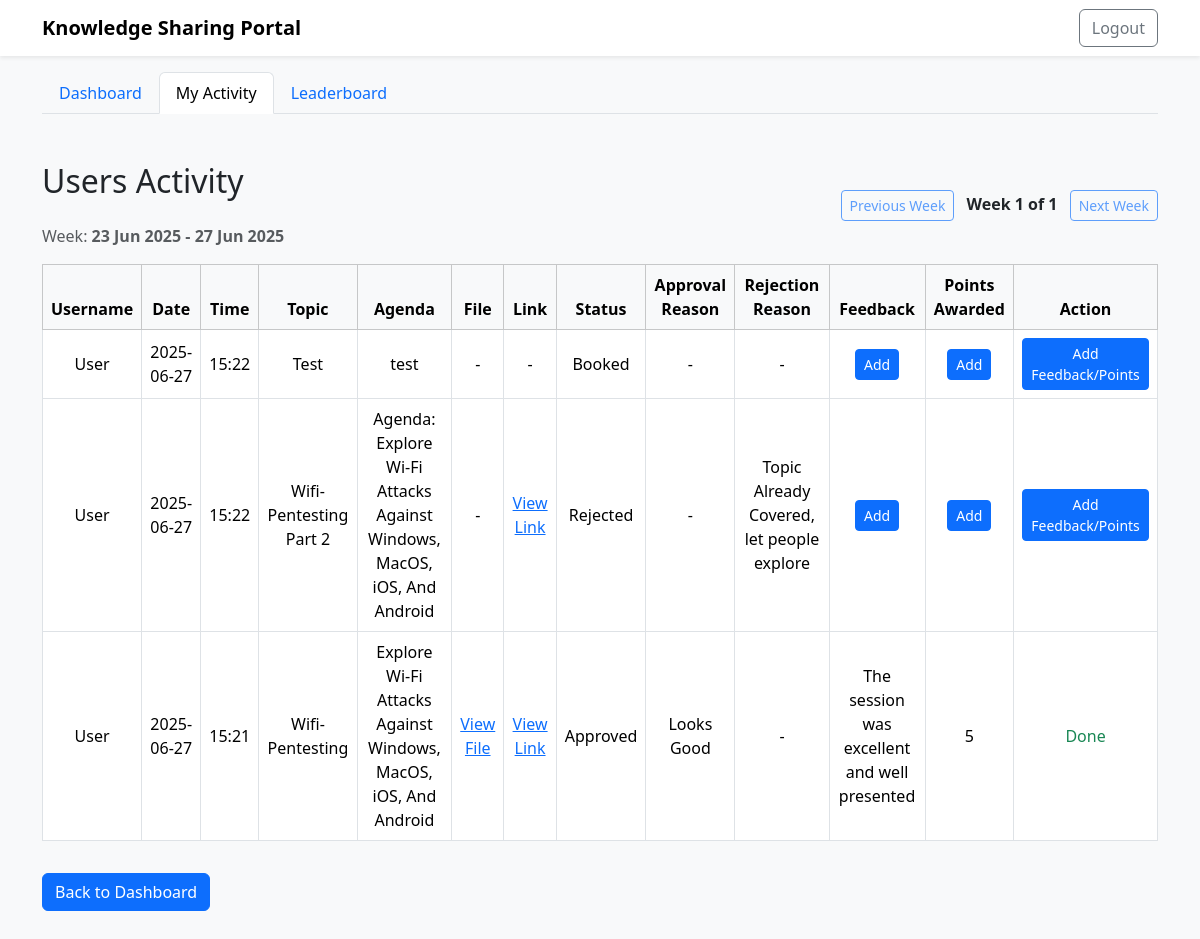
The page /my-activity (signed in) on the database its author committed.
### tables this page shows
CREATE TABLE slot_activity (
        id INTEGER PRIMARY KEY AUTOINCREMENT,
        slot_id INTEGER NOT NULL,
        user_id INTEGER NOT NULL,
        status TEXT NOT NULL,
        approval_reason TEXT,
        rejection_reason TEXT,
        feedback TEXT,
        comments TEXT,
        points_awarded INTEGER,
        topic TEXT,
        agenda TEXT,
        file_path TEXT,
        link TEXT,
        created_at TEXT DEFAULT CURRENT_TIMESTAMP,
        updated_at TEXT DEFAULT CURRENT_TIMESTAMP,
        FOREIGN KEY (slot_id) REFERENCES slots(id),
        FOREIGN KEY (user_id) REFERENCES users(id)
    );

CREATE TABLE users (
        id INTEGER PRIMARY KEY AUTOINCREMENT,
        name TEXT NOT NULL,
        email TEXT UNIQUE NOT NULL,
        password TEXT NOT NULL,
        role TEXT NOT NULL DEFAULT 'user'
    );

### app.py (the view)
@app.route('/my-activity')
@token_required
def my_activity():
    db = get_db()
    user_email = g.get('user')
    user = db.execute('SELECT * FROM users WHERE email = ?', (user_email,)).fetchone()
    is_admin = user['role'] == 'admin'
    if is_admin:
        all_activities = db.execute('''
            SELECT sa.*, u.name as username FROM slot_activity sa
            JOIN users u ON sa.user_id = u.id
            ORDER BY sa.created_at DESC
        ''').fetchall()
    else:
        all_activities = db.execute('''SELECT * FROM slot_activity WHERE user_id = ? ORDER BY created_at DESC''', (user['id'],)).fetchall()
    def get_week_start(dt):
        return dt - timedelta(days=dt.weekday())
    activities_by_week = {}
    for a in all_activities:
        dt = datetime.datetime.strptime(a['created_at'][:10], '%Y-%m-%d')
        week_start = get_week_start(dt)
        if week_start not in activities_by_week:
            activities_by_week[week_start] = []
        activities_by_week[week_start].append(a)
    sorted_weeks = sorted(activities_by_week.keys(), reverse=True)
    week_number = int(request.args.get('week', 0))
    if not sorted_weeks:
        week_dates = []
        activities = []
        total_weeks = 0
    else:
        if week_number < 0 or week_number >= len(sorted_weeks):
            week_number = 0
        week_dates = [sorted_weeks[week_number] + timedelta(days=i) for i in range(5)]
        activities = activities_by_week.get(sorted_weeks[week_number], [])
        total_weeks = len(sorted_weeks)
    return render_template('my_activity.html', user=user, activities=activities, is_admin=is_admin, week_number=week_number, total_weeks=total_weeks, week_dates=week_dates)

### app.py (called while the page is built)
def get_db():
    if 'db' not in g:
        g.db = sqlite3.connect(app.config['DATABASE'])
        g.db.row_factory = sqlite3.Row
    return g.db

def token_required(f):
    @wraps(f)
    def decorated(*args, **kwargs):
        token = request.cookies.get('token')
        if not token:
            return redirect(url_for('login'))
        try:
            data = jwt.decode(token, app.config['SECRET_KEY'], algorithms=["HS256"])
            g.user = data['email']
        except Exception:
            return redirect(url_for('login'))
        return f(*args, **kwargs)
    return decorated

### templates/my_activity.html (shortened to what this page needs)
<!DOCTYPE html>
<html lang="en">
<head>
    <link href="https://cdn.jsdelivr.net/npm/bootstrap@5.3.2/dist/css/bootstrap.min.css" rel="stylesheet">
</head>
<body class="bg-light" style="min-height: 100vh;">
    <nav class="navbar navbar-expand-lg navbar-light bg-white shadow-sm">
        <div class="container">
            <a class="navbar-brand fw-bold" href="/dashboard">Knowledge Sharing Portal</a>
            <div class="d-flex">
                <a href="/logout" class="btn btn-outline-secondary">Logout</a>
            </div>
        </div>
    </nav>
    <div class="container mt-3">
        <ul class="nav nav-tabs">
            <li class="nav-item">
                <a class="nav-link" href="/dashboard">Dashboard</a>
            </li>
            <li class="nav-item">
                <a class="nav-link active" href="/my-activity">My Activity</a>
            </li>
            <li class="nav-item">
                <a class="nav-link" href="/leaderboard">Leaderboard</a>
            </li>
        </ul>
    </div>
    <div class="container py-5">
        <div class="d-flex justify-content-between align-items-center mb-3">
            <div>
                <h2 class="mb-4">{% if is_admin %}Users Activity{% else %}My Activity{% endif %}</h2>
                {% if week_dates and week_dates|length > 0 %}
                <div class="text-muted">
                    Week: <b>{{ week_dates[0].strftime('%d %b %Y') }} - {{ week_dates[-1].strftime('%d %b %Y') }}</b>
                </div>
                {% endif %}
            </div>
            <div>
                <a href="/my-activity?week={{ week_number - 1 }}" class="btn btn-outline-primary btn-sm me-2 {% if week_number == 0 %}disabled{% endif %}">Previous Week</a>
                <span class="fw-bold">Week {{ week_number + 1 }} of {{ total_weeks }}</span>
                <a href="/my-activity?week={{ week_number + 1 }}" class="btn btn-outline-primary btn-sm ms-2 {% if week_number + 1 >= total_weeks %}disabled{% endif %}">Next Week</a>
            </div>
        </div>
        <div class="table-responsive">
            <table class="table table-bordered align-middle text-center bg-white">
                <thead class="table-light">
                    <tr>
                        {% if is_admin %}<th>Username</th>{% endif %}
                        <th>Date</th>
                        <th>Time</th>
                        <th>Topic</th>
                        <th>Agenda</th>
                        <th>File</th>
                        <th>Link</th>
                        <th>Status</th>
                        <th>Approval Reason</th>
                        <th>Rejection Reason</th>
                        <th>Feedback</th>
                        <th>Points Awarded</th>
                        {% if is_admin %}<th>Action</th>{% endif %}
                    </tr>
                </thead>
                <tbody>
                    {% for a in activities %}
                    <tr>
                        {% if is_admin %}<td>{{ a['username'] }}</td>{% endif %}
                        <td>{{ a['created_at'][:10] }}</td>
                        <td>{{ a['created_at'][11:16] }}</td>
                        <td>{{ a['topic'] or '-' }}</td>
                        <td>{{ a['agenda'] or '-' }}</td>
                        <td>{% if a['file_path'] %}<a href="/{{ a['file_path'] }}" target="_blank">View File</a>{% else %}-{% endif %}</td>
                        <td>{% if a['link'] %}<a href="{{ a['link'] }}" target="_blank">View Link</a>{% else %}-{% endif %}</td>
                        <td>{{ a['status']|capitalize }}</td>
                        <td>{{ a['approval_reason'] or '-' }}</td>
                        <td>{{ a['rejection_reason'] or '-' }}</td>
                        <td>
                            {% if is_admin and not a['feedback'] and a['points_awarded'] is none %}
                                <a href="/admin-feedback/{{ a['id'] }}" class="btn btn-sm btn-primary">Add</a>
                            {% else %}
                                {{ a['feedback'] or '-' }}
                            {% endif %}
                        </td>
                        <td>
                            {% if is_admin and not a['feedback'] and a['points_awarded'] is none %}
                                <a href="/admin-feedback/{{ a['id'] }}" class="btn btn-sm btn-primary">Add</a>
                            {% else %}
                                {{ a['points_awarded'] if a['points_awarded'] is not none else '-' }}
                            {% endif %}
                        </td>
                        {% if is_admin %}
                            <td>
                                {% if not a['feedback'] and a['points_awarded'] is none %}
                                    <a href="/admin-feedback/{{ a['id'] }}" class="btn btn-sm btn-primary">Add Feedback/Points</a>
                                {% else %}
                                    <span class="text-success">Done</span>
                                {% endif %}
                            </td>
                        {% endif %}
                    </tr>
                    {% else %}
                    <tr><td colspan="10" class="text-muted">No activity found.</td></tr>
                    {% endfor %}
                </tbody>
            </table>
        </div>
        <a href="/dashboard" class="btn btn-primary mt-3">Back to Dashboard</a>
    </div>
</body>
</html>

### rows shown on the page
slot_activity: username "User", created_at "2025-06-27", created_at "15:22", topic "Test", agenda "test", status "Booked", a "-"
slot_activity: username "User", created_at "2025-06-27", created_at "15:22", topic "Wifi-Pentesting Part 2", agenda "Agenda: Explore Wi-Fi Attacks Against Windows, MacOS, iOS, And Android", status "Rejected", a "-", rejection_reason "Topic Already Covered, let people explore"
slot_activity: username "User", created_at "2025-06-27", created_at "15:21", topic "Wifi-Pentesting", agenda "Explore Wi-Fi Attacks Against Windows, MacOS, iOS, And Android", status "Approved", approval_reason "Looks Good", a "-", feedback "The session was excellent and well presented", points_awarded "5", shows "Done"

### other values the page prints
{{ week_dates[0].strftime('%d %b %Y') }} "23 Jun 2025"
{{ week_dates[-1].strftime('%d %b %Y') }} "27 Jun 2025"
{{ week_number + 1 }} "1"
{{ total_weeks }} "1"
